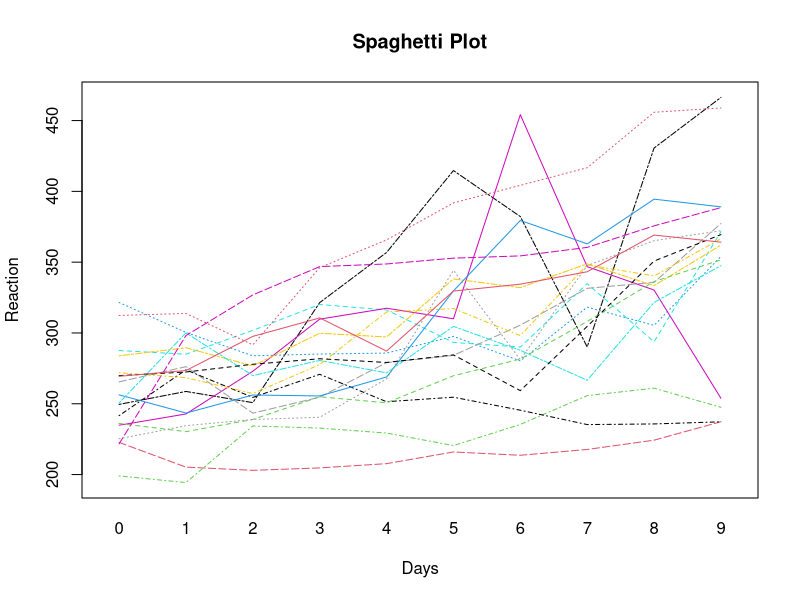
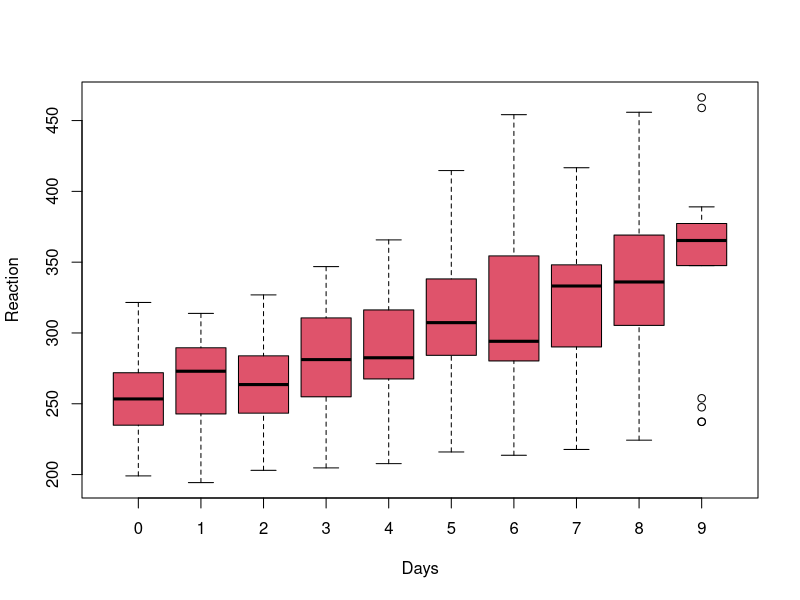
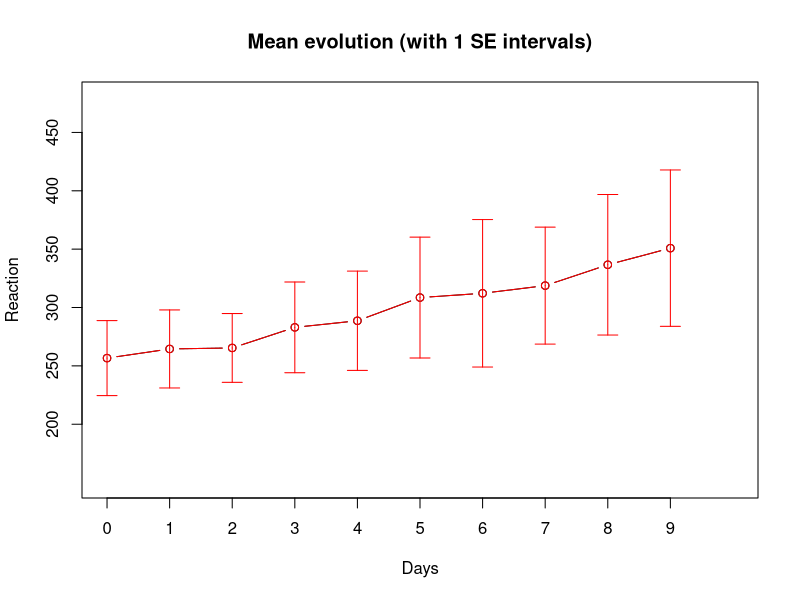
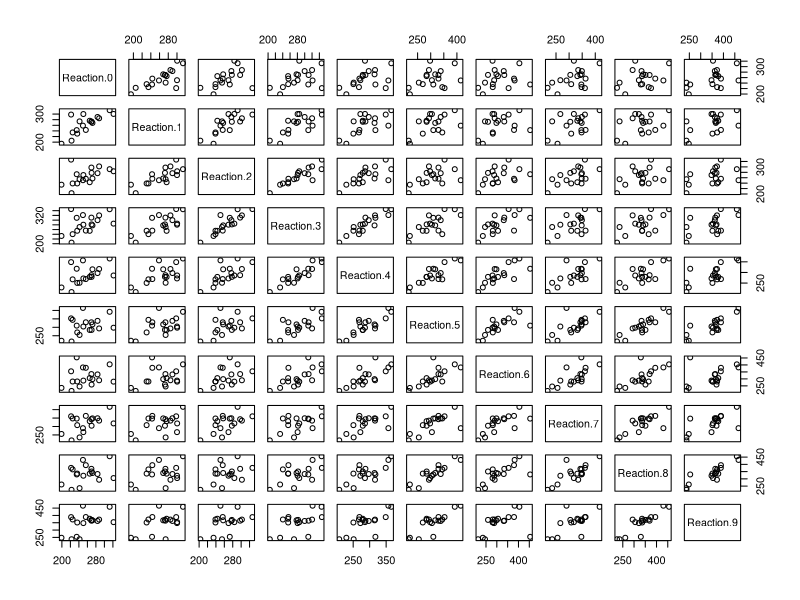
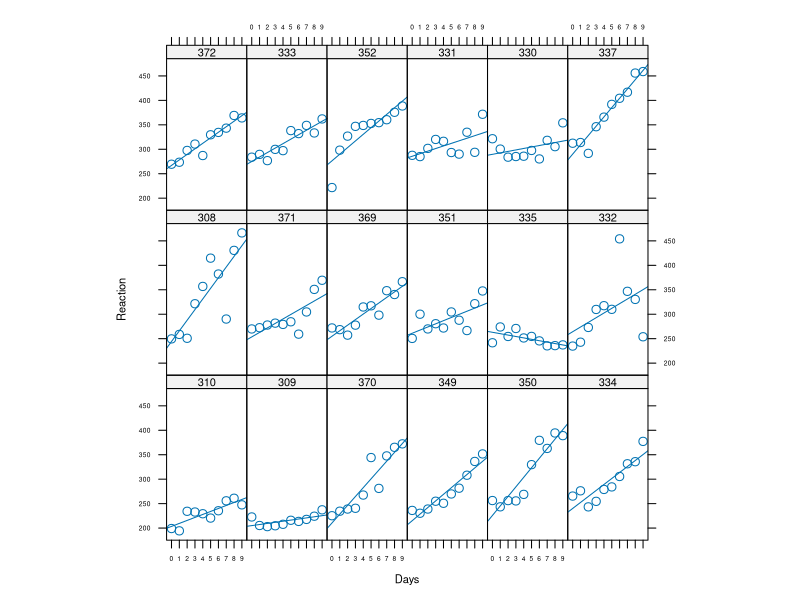
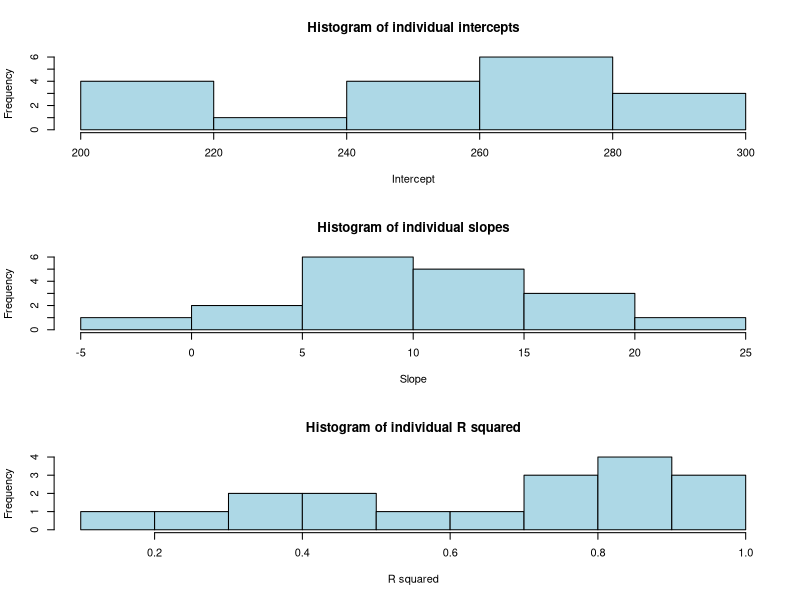

Reproduce these figures in R, in order.
## ---- chunk 1
knitr::opts_chunk$set(echo = TRUE)
## ---- chunk 2
library(tidyverse)
library(lattice)
#library(car)
library(lme4)
library(arm)
#library(pkbrtest)
## ---- chunk 3
sleep <- read.table('../sleep.txt')
## ---- chunk 4
n <- sleep$Subject %>% unique %>% length
interaction.plot(sleep$Days, sleep$Subject, sleep$Reaction, xlab="Days", ylab="Reaction", col=c(1:n), legend=F, main='Spaghetti Plot') 
## ---- chunk 5
sleep.mean <- tapply(sleep$Reaction, list(sleep$Days), mean)
sleep.sd <- tapply(sleep$Reaction, list(sleep$Days), sd)
sleep.var <- tapply(sleep$Reaction, list(sleep$Days), var)
sleep.n <- table(sleep$Days)

overview <- cbind(c(0:9), sleep.mean, sleep.sd, sleep.var, sleep.n)
colnames(overview) <- c('Days', 'Mean', 'SD', 'Var', 'n')
round(overview, 2)
## ---- chunk 6
boxplot(Reaction~Days, data=sleep, xlab='Days', ylab='Reaction', col=2)
## ---- chunk 7
# General function to plot error bars
errbar=function(x,y,height,width,lty=1,col="black"){
arrows(x,y,x,y+height,angle=90,length=width,lty=lty, col=col)
arrows(x,y,x,y-height,angle=90,length=width,lty=lty, col=col)}


## Plotting mean evolution
plot(c(0:9), overview[,2] ,type="b",xlim=c(0,10), ylim=c(150,480),xlab="Days",ylab="Reaction",axes=F, main="Mean evolution (with 1 SE intervals)")
axis(side=1,at=c(0:9),labels=c(0:9))
axis(side=2,at=seq(200,450,50))

box()
points(c(0:9), overview[,2],type="b",col="red")
errbar(c(0:9),overview[,2], sleep.sd, 0.1, col="red")


## ---- chunk 8
## Reshaping the data into a wide form
sleep.resh <- reshape(sleep, timevar = "Days", idvar = c("Subject"), direction = "wide")
sleep.resh


# check normality of variables Reaction.X
for (i in c(2:11)){
  print(shapiro.test(sleep.resh[,i]))
}
## ---- chunk 9
## Correlation between the Reaction scores at different days
cor(sleep.resh[, 2:11], method='spearman')

pairs(sleep.resh[, 2:11])



## ---- chunk 10
## Trellis graph
## Displaying the linear regression per person

cf <-sapply(sleep$Subject, function(x) coef(lm(Reaction~Days, data=subset(sleep, Subject==x))))

Sx <-reorder(sleep$Subject, cf[1,]) 
# 
xyplot(Reaction ~ Days|Sx, data=sleep, type=c('p', 'r'), auto.key=T,aspect="xy", par.settings=list(axis.text=list(cex=0.6), fontsize=list(text=8, points=10)), scales=list(x=list(at=c(0:9),labels=c("0","1","2", "3", "4", "5", "6", "7", "8", "9"))))



## ---- chunk 11
## Linear regression per participant of Reaction on Days

## Coefficients
lin.reg.coef <- by(sleep, sleep$Subject, function(data) coef(lm(Reaction ~ Days, data=data)))
lin.reg.coef1 <- unlist(lin.reg.coef)
names(lin.reg.coef1) <- NULL
lin.reg.coef2=matrix(lin.reg.coef1,length(lin.reg.coef1)/2,2,byrow = TRUE)

## R squared
lin.reg.r.squared <- by(sleep, sleep$Subject, function(data) summary(lm(Reaction ~ Days, data=data))$r.squared )
lin.reg.r.squared1<- as.vector(unlist(lin.reg.r.squared))

## Histograms
par(mfrow=c(3,1))
hist(lin.reg.coef2[,1],xlab="Intercept",col="lightblue",main="Histogram of individual intercepts")
hist(lin.reg.coef2[,2],xlab="Slope",col="lightblue",main="Histogram of individual slopes")
hist(lin.reg.r.squared1,xlab="R squared",col="lightblue",main="Histogram of individual R squared")

## ---- chunk 12
sleep.reml <- lmer(formula = Reaction ~ 1+Days + (1 + Days|Subject), data=sleep)
summary(sleep.reml)
## ---- chunk 13

confint(sleep.reml,  par=5:6, method='Wald', oldNames=F)

confint(sleep.reml, method='boot', boot.type='perc', oldNames=F, nsim=500)


confint(sleep.reml, level=0.95, method='profile',   oldNames=F)
